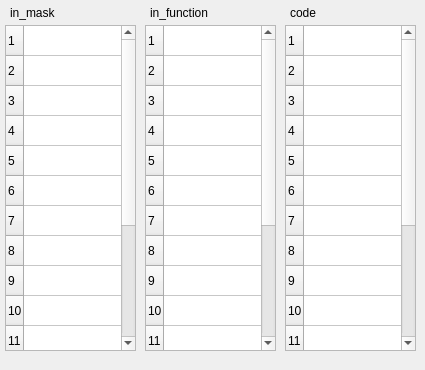
<?xml version="1.0" encoding="UTF-8"?>
<ui version="4.0">
 <class>MainWindow</class>
 <widget class="QMainWindow" name="MainWindow">
  <property name="geometry">
   <rect>
    <x>0</x>
    <y>0</y>
    <width>425</width>
    <height>370</height>
   </rect>
  </property>
  <property name="windowTitle">
   <string>RTC</string>
  </property>
  <property name="Title" stdset="0">
   <string>$(DEVICE)</string>
  </property>
  <widget class="QWidget" name="centralwidget">
   <widget class="caWaveTable" name="cawavetable">
    <property name="geometry">
     <rect>
      <x>5</x>
      <y>25</y>
      <width>131</width>
      <height>326</height>
     </rect>
    </property>
    <property name="rowCount">
     <number>16</number>
    </property>
    <property name="channel" stdset="0">
     <string notr="true">$(DEVICE):in_mask</string>
    </property>
    <property name="numberOfRows">
     <number>16</number>
    </property>
    <property name="numberOfColumns">
     <number>1</number>
    </property>
    <property name="columnSize">
     <number>100</number>
    </property>
    <property name="precisionMode">
     <enum>caWaveTable::User</enum>
    </property>
    <property name="formatType">
     <enum>caWaveTable::string</enum>
    </property>
    <attribute name="horizontalHeaderVisible">
     <bool>false</bool>
    </attribute>
    <attribute name="horizontalHeaderVisible">
     <bool>false</bool>
    </attribute>
    <row/>
    <row/>
    <row/>
    <row/>
    <row/>
    <row/>
    <row/>
    <row/>
    <row/>
    <row/>
    <row/>
    <row/>
    <row/>
    <row/>
    <row/>
    <row/>
    <column/>
    <item row="0" column="0">
     <property name="font">
      <font/>
     </property>
    </item>
    <item row="1" column="0">
     <property name="font">
      <font/>
     </property>
    </item>
    <item row="2" column="0">
     <property name="font">
      <font/>
     </property>
    </item>
    <item row="3" column="0">
     <property name="font">
      <font/>
     </property>
    </item>
    <item row="4" column="0">
     <property name="font">
      <font/>
     </property>
    </item>
    <item row="5" column="0">
     <property name="font">
      <font/>
     </property>
    </item>
    <item row="6" column="0">
     <property name="font">
      <font/>
     </property>
    </item>
    <item row="7" column="0">
     <property name="font">
      <font/>
     </property>
    </item>
    <item row="8" column="0">
     <property name="font">
      <font/>
     </property>
    </item>
    <item row="9" column="0">
     <property name="font">
      <font/>
     </property>
    </item>
    <item row="10" column="0">
     <property name="font">
      <font/>
     </property>
    </item>
    <item row="11" column="0">
     <property name="font">
      <font/>
     </property>
    </item>
    <item row="12" column="0">
     <property name="font">
      <font/>
     </property>
    </item>
    <item row="13" column="0">
     <property name="font">
      <font/>
     </property>
    </item>
    <item row="14" column="0">
     <property name="font">
      <font/>
     </property>
    </item>
    <item row="15" column="0">
     <property name="font">
      <font/>
     </property>
    </item>
   </widget>
   <widget class="QLabel" name="label">
    <property name="geometry">
     <rect>
      <x>10</x>
      <y>5</y>
      <width>131</width>
      <height>16</height>
     </rect>
    </property>
    <property name="text">
     <string>in_mask</string>
    </property>
   </widget>
   <widget class="QLabel" name="label_2">
    <property name="geometry">
     <rect>
      <x>150</x>
      <y>5</y>
      <width>131</width>
      <height>16</height>
     </rect>
    </property>
    <property name="text">
     <string>in_function</string>
    </property>
   </widget>
   <widget class="caWaveTable" name="cawavetable_2">
    <property name="geometry">
     <rect>
      <x>145</x>
      <y>25</y>
      <width>131</width>
      <height>326</height>
     </rect>
    </property>
    <property name="rowCount">
     <number>16</number>
    </property>
    <property name="channel" stdset="0">
     <string notr="true">$(DEVICE):in_function</string>
    </property>
    <property name="numberOfRows">
     <number>16</number>
    </property>
    <property name="numberOfColumns">
     <number>1</number>
    </property>
    <property name="columnSize">
     <number>100</number>
    </property>
    <attribute name="horizontalHeaderVisible">
     <bool>false</bool>
    </attribute>
    <attribute name="horizontalHeaderVisible">
     <bool>false</bool>
    </attribute>
    <row/>
    <row/>
    <row/>
    <row/>
    <row/>
    <row/>
    <row/>
    <row/>
    <row/>
    <row/>
    <row/>
    <row/>
    <row/>
    <row/>
    <row/>
    <row/>
    <column/>
    <item row="0" column="0">
     <property name="font">
      <font/>
     </property>
    </item>
    <item row="1" column="0">
     <property name="font">
      <font/>
     </property>
    </item>
    <item row="2" column="0">
     <property name="font">
      <font/>
     </property>
    </item>
    <item row="3" column="0">
     <property name="font">
      <font/>
     </property>
    </item>
    <item row="4" column="0">
     <property name="font">
      <font/>
     </property>
    </item>
    <item row="5" column="0">
     <property name="font">
      <font/>
     </property>
    </item>
    <item row="6" column="0">
     <property name="font">
      <font/>
     </property>
    </item>
    <item row="7" column="0">
     <property name="font">
      <font/>
     </property>
    </item>
    <item row="8" column="0">
     <property name="font">
      <font/>
     </property>
    </item>
    <item row="9" column="0">
     <property name="font">
      <font/>
     </property>
    </item>
    <item row="10" column="0">
     <property name="font">
      <font/>
     </property>
    </item>
    <item row="11" column="0">
     <property name="font">
      <font/>
     </property>
    </item>
    <item row="12" column="0">
     <property name="font">
      <font/>
     </property>
    </item>
    <item row="13" column="0">
     <property name="font">
      <font/>
     </property>
    </item>
    <item row="14" column="0">
     <property name="font">
      <font/>
     </property>
    </item>
    <item row="15" column="0">
     <property name="font">
      <font/>
     </property>
    </item>
   </widget>
   <widget class="caWaveTable" name="cawavetable_3">
    <property name="geometry">
     <rect>
      <x>285</x>
      <y>25</y>
      <width>131</width>
      <height>326</height>
     </rect>
    </property>
    <property name="rowCount">
     <number>16</number>
    </property>
    <property name="channel" stdset="0">
     <string notr="true">$(DEVICE):code</string>
    </property>
    <property name="numberOfRows">
     <number>16</number>
    </property>
    <property name="numberOfColumns">
     <number>1</number>
    </property>
    <property name="columnSize">
     <number>100</number>
    </property>
    <attribute name="horizontalHeaderVisible">
     <bool>false</bool>
    </attribute>
    <attribute name="horizontalHeaderVisible">
     <bool>false</bool>
    </attribute>
    <row/>
    <row/>
    <row/>
    <row/>
    <row/>
    <row/>
    <row/>
    <row/>
    <row/>
    <row/>
    <row/>
    <row/>
    <row/>
    <row/>
    <row/>
    <row/>
    <column/>
    <item row="0" column="0">
     <property name="font">
      <font/>
     </property>
    </item>
    <item row="1" column="0">
     <property name="font">
      <font/>
     </property>
    </item>
    <item row="2" column="0">
     <property name="font">
      <font/>
     </property>
    </item>
    <item row="3" column="0">
     <property name="font">
      <font/>
     </property>
    </item>
    <item row="4" column="0">
     <property name="font">
      <font/>
     </property>
    </item>
    <item row="5" column="0">
     <property name="font">
      <font/>
     </property>
    </item>
    <item row="6" column="0">
     <property name="font">
      <font/>
     </property>
    </item>
    <item row="7" column="0">
     <property name="font">
      <font/>
     </property>
    </item>
    <item row="8" column="0">
     <property name="font">
      <font/>
     </property>
    </item>
    <item row="9" column="0">
     <property name="font">
      <font/>
     </property>
    </item>
    <item row="10" column="0">
     <property name="font">
      <font/>
     </property>
    </item>
    <item row="11" column="0">
     <property name="font">
      <font/>
     </property>
    </item>
    <item row="12" column="0">
     <property name="font">
      <font/>
     </property>
    </item>
    <item row="13" column="0">
     <property name="font">
      <font/>
     </property>
    </item>
    <item row="14" column="0">
     <property name="font">
      <font/>
     </property>
    </item>
    <item row="15" column="0">
     <property name="font">
      <font/>
     </property>
    </item>
   </widget>
   <widget class="QLabel" name="label_3">
    <property name="geometry">
     <rect>
      <x>290</x>
      <y>5</y>
      <width>131</width>
      <height>16</height>
     </rect>
    </property>
    <property name="text">
     <string>code</string>
    </property>
   </widget>
  </widget>
 </widget>
 <customwidgets>
  <customwidget>
   <class>caWaveTable</class>
   <extends>QTableWidget</extends>
   <header>caWaveTable</header>
  </customwidget>
 </customwidgets>
 <resources/>
 <connections/>
</ui>
